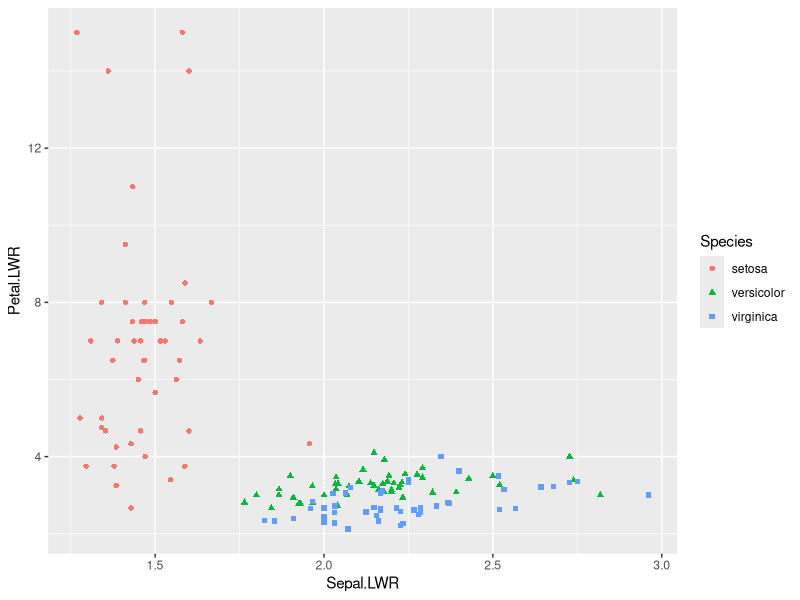

Write the R code that produced this figure.
## ---- chunk 1
knitr::opts_chunk$set(message=FALSE,warning=FALSE, cache=TRUE)
library(dplyr)
library(ggplot2)
## ---- chunk 2
# irisデータの先頭5行を表示
iris %>% head(5) # head(iris,5)と同じ
## ---- chunk 3
# 昇順ソートして先頭5行を表示
iris %>% arrange(Sepal.Length) %>% head(5) # head(arrange(iris,Sepal.Length),5)と同じ
## ---- chunk 4
# 降順ソートして先頭5行を表示
iris %>% arrange(desc(Sepal.Length)) %>% head(5)
## ---- chunk 5
# アヤメの種類名の昇順、がく片の長さの降順でソートして先頭5行を表示
iris %>% arrange(Species, desc(Sepal.Length)) %>% head(5)
## ---- chunk 6
# アヤメの花びらの長さと幅のみ抽出して列平均(colMeans)を表示
iris %>% select(Petal.Length, Petal.Width) %>% colMeans
## ---- chunk 7
# アヤメの種類を除外して列平均(colMeans)を表示
iris %>% select(-Species) %>% colMeans
## ---- chunk 8
# アヤメの花びらの長さと幅のみ抽出し、列名変更して列平均(colMeans)を表示
iris %>% select(Length = Petal.Length, Width = Petal.Width) %>% colMeans
## ---- chunk 9
# アヤメの種類"setosa"の行のみ抽出し、アヤメの種類を除外して列平均(colMeans)を表示
iris %>% 
  filter(Species == "setosa") %>% 
  select(-Species) %>% 
  colMeans
## ---- chunk 10
# アヤメの種類"setosa"かつがく片の長さ5未満の行のみ抽出し、アヤメの種類を除外して列平均(colMeans)を表示
iris %>% 
  filter(Species == "setosa" & Sepal.Length < 5) %>% 
  select(-Species) %>% 
  colMeans
## ---- chunk 11
# アヤメの種類"setosa"または"verginica"の行のみ抽出し、アヤメの種類を除外して列平均(colMeans)を表示
iris %>% 
  filter(Species == "setosa" | Species == "virginica") %>%
  select(-Species) %>% 
  colMeans
# 上記のコード
iris %>% 
  filter(Species %in% c("setosa","virginica")) %>%
  select(-Species) %>% 
  colMeans

## ---- chunk 12
# アヤメの種類"setosa"または"verginica"の行のみ抽出し、アヤメの種類を除外して列平均(colMeans)を表示
iris %>% 
  filter(Species %in% c("setosa","virginica")) %>%
  select(-Species) %>% 
  colMeans
## ---- chunk 13
# アヤメのがく片および花びらの長さと幅の比率を列追加し、その散布図を表示
iris %>% 
  mutate(Sepal.LWR = Sepal.Length/Sepal.Width, Petal.LWR = Petal.Length/Petal.Width) %>% 
  ggplot(aes(x=Sepal.LWR, y=Petal.LWR, col=Species, shape=Species)) + geom_point()
## ---- chunk 14
# アヤメの花びらの幅のデータ数、平均、中央値を集計
iris %>% 
  summarise(n = length(Petal.Width), mean = mean(Petal.Width), med = median(Petal.Width))
## ---- chunk 15
# アヤメの花びらの幅のデータ数、平均、中央値を、アヤメの種類ごとに集計
iris %>% 
  group_by(Species) %>%
  summarise(n = length(Petal.Width), mean = mean(Petal.Width), med = median(Petal.Width))
